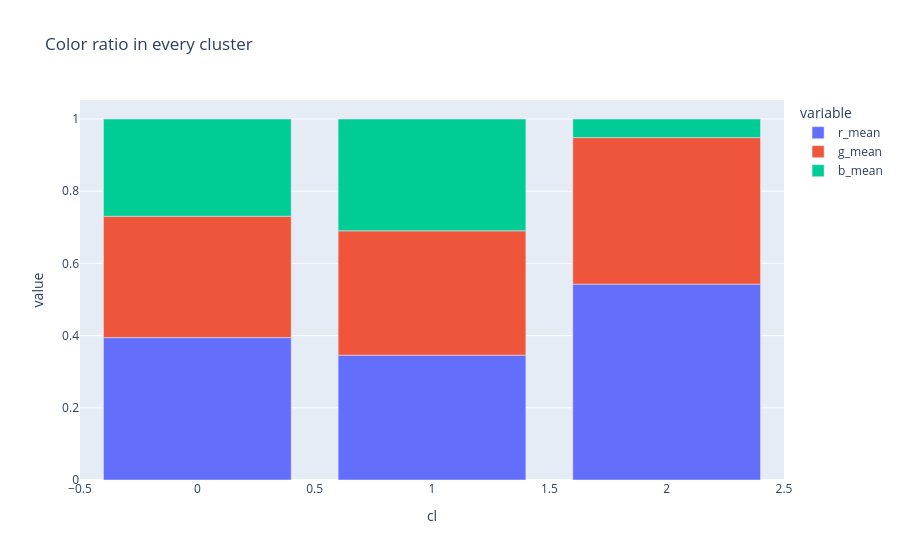

Write notebook code for a chart like this one.
### Code cell
fig = px.bar(df_normed, title='Color ratio in every cluster')
fig.show()

### Figure 1 — Plotly figure (JSON) as saved in the notebook; plotly's stock layout.template omitted (floating-point values rounded to 4 significant figures)
{"data": [{"alignmentgroup": "True", "hovertemplate": "variable=r_mean<br>cl=%{x}<br>value=%{y}<extra></extra>", "legendgroup": "r_mean", "marker": {"color": "#636efa", "pattern": {"shape": ""}}, "name": "r_mean", "offsetgroup": "r_mean", "orientation": "v", "showlegend": true, "textposition": "auto", "type": "bar", "x": [0, 1, 2], "xaxis": "x", "y": [0.3944, 0.3459, 0.5426], "yaxis": "y"}, {"alignmentgroup": "True", "hovertemplate": "variable=g_mean<br>cl=%{x}<br>value=%{y}<extra></extra>", "legendgroup": "g_mean", "marker": {"color": "#EF553B", "pattern": {"shape": ""}}, "name": "g_mean", "offsetgroup": "g_mean", "orientation": "v", "showlegend": true, "textposition": "auto", "type": "bar", "x": [0, 1, 2], "xaxis": "x", "y": [0.3362, 0.3444, 0.4059], "yaxis": "y"}, {"alignmentgroup": "True", "hovertemplate": "variable=b_mean<br>cl=%{x}<br>value=%{y}<extra></extra>", "legendgroup": "b_mean", "marker": {"color": "#00cc96", "pattern": {"shape": ""}}, "name": "b_mean", "offsetgroup": "b_mean", "orientation": "v", "showlegend": true, "textposition": "auto", "type": "bar", "x": [0, 1, 2], "xaxis": "x", "y": [0.2694, 0.3097, 0.05154], "yaxis": "y"}], "layout": {"autosize": true, "barmode": "relative", "legend": {"title": {"text": "variable"}, "tracegroupgap": 0}, "title": {"text": "Color ratio in every cluster"}, "xaxis": {"anchor": "y", "autorange": true, "domain": [0, 1], "range": [-0.5, 2.5], "title": {"text": "cl"}, "type": "linear"}, "yaxis": {"anchor": "x", "autorange": true, "domain": [0, 1], "range": [0, 1.053], "title": {"text": "value"}, "type": "linear"}}}
